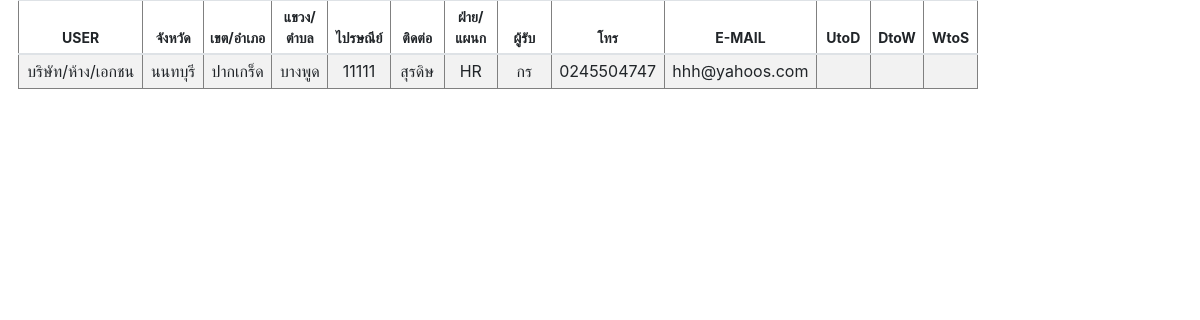
Screenshot of /customer/customer_show_user.php?ID=1 with the database file from the repository.
### tables this page shows
CREATE TABLE `customer` (
  `REF_NO` varchar(255) NOT NULL,
  `CUSTOMER_ID` int(10) NOT NULL,
  `CREATE_DATE` varchar(255) NOT NULL,
  `TIME` varchar(255) NOT NULL,
  `AMOUNT` float NOT NULL,
  `PROJECT` varchar(255) NOT NULL,
  `EQUIPMENT` varchar(255) NOT NULL,
  `USER` varchar(255) NOT NULL,
  `UNIT` varchar(255) DEFAULT NULL,
  `BRANDNAME` varchar(255) NOT NULL,
  `SERIES` varchar(255) NOT NULL,
  `LOGO` varchar(255) DEFAULT NULL,
  `PROVINCE` varchar(255) NOT NULL,
  `DISTRICT` varchar(255) NOT NULL,
  `SUBDISTRICT` varchar(255) NOT NULL,
  `ZIPCODE` varchar(5) NOT NULL,
  `CONTACT` varchar(255) NOT NULL,
  `DEPARTMENT` varchar(255) NOT NULL,
  `NAME` varchar(255) NOT NULL,
  `PHONE` varchar(255) NOT NULL,
  `EMAIL` varchar(255) NOT NULL,
  `DEALER` varchar(255) NOT NULL,
  `WE` varchar(255) NOT NULL DEFAULT 'Azza',
  `SUPPLIER` varchar(255) NOT NULL
);

### customer/customer_show_user.php (the view, shortened to what this page needs)
<?php
$conn=new Databases;
$conn = $conn->__construct();
$ID = $_GET['ID'];
$query = "SELECT * FROM customer WHERE CUSTOMER_ID=$ID";
$result = mysqli_query($conn, $query);
$idx=0;
?>
<!DOCTYPE html PUBLIC "-//W3C//DTD XHTML 1.0 Transitional//EN" "http://www.w3.org/TR/xhtml1/DTD/xhtml1-transitional.dtd">
<html xmlns="http://www.w3.org/1999/xhtml">
<head>
<link rel="stylesheet" href="https://cdn.jsdelivr.net/npm/bootstrap@4.6.0/dist/css/bootstrap.min.css">
    <link href="https://unpkg.com/gijgo@1.9.13/css/gijgo.min.css" rel="stylesheet" type="text/css" />
</head>
<body>
<table border='1' style="width:80%; margin-left:1.5%" class="table table-striped table-sm">
  <thead align="center" style="font-size:14px;">
    <tr>
      <th>USER</th>
      <th>จังหวัด</th>
      <th>เขต/อำเภอ</th>
      <th>แขวง/ตำบล</th>
      <th>ไปรษณีย์</th>
      <th>ติดต่อ</th>
      <th>ฝ่าย/แผนก</th>
      <th>ผู้รับ</th>
      <th>โทร</th>
      <th>E-MAIL</th>
      <th>UtoD</th>
      <th>DtoW</th>
      <th>WtoS</th>
    </tr>
  </thead>
  <tbody>
      <?php
		while($row = mysqli_fetch_array($result))
		{$idx=$idx+1;
		?>
        <td width="6%" align="center"><nobr><?php echo $row['USER'] ;?></nobr></td>
        <td width="5%" align="center"><nobr><?php echo preg_replace('/[0-9]+/', '', $row['PROVINCE']) ;?></nobr></td>
        <td width="5%" align="center"><nobr><?php echo preg_replace('/[0-9]+/', '', $row['DISTRICT']) ;?></nobr></td>
        <td width="5%" align="center"><nobr><?php echo preg_replace('/[0-9]+/', '', $row['SUBDISTRICT']) ;?></nobr></td>
        <td width="5%" align="center"><nobr><?php echo $row['ZIPCODE'] ;?></nobr></td>
        <td width="5%" align="center"><nobr><?php echo $row['CONTACT'] ;?></nobr></td>
        <td width="5%" align="center"><nobr><?php echo $row['DEPARTMENT'] ;?></nobr></td>
        <td width="5%" align="center"><nobr><?php echo $row['NAME'] ;?></nobr></td>
        <td width="5%" align="center"><nobr><?php echo $row['PHONE'] ;?></nobr></td>
        <td width="5%" align="center"><nobr><?php echo $row['EMAIL'] ;?></nobr></td>
        <td width="5%" style="cursor: pointer;" id="U2D"align="center"></td>
         <td width="5%" style="cursor: pointer;" id="D2W"align="center"></td>
          <td width="5%" style="cursor: pointer;" id="W2S"align="center"></td>
        <?php
		}
?>
   </tbody>
</table>
</body>
</body>
</html>

### rows the page displays
customer: USER "บริษัท/ห้าง/เอกชน", PROVINCE "นนทบุรี", DISTRICT "ปากเกร็ด", SUBDISTRICT "บางพูด", ZIPCODE "11111", CONTACT "สุรดิษ", DEPARTMENT "HR", NAME "กร", PHONE "0245504747", EMAIL "hhh@yahoos.com"
